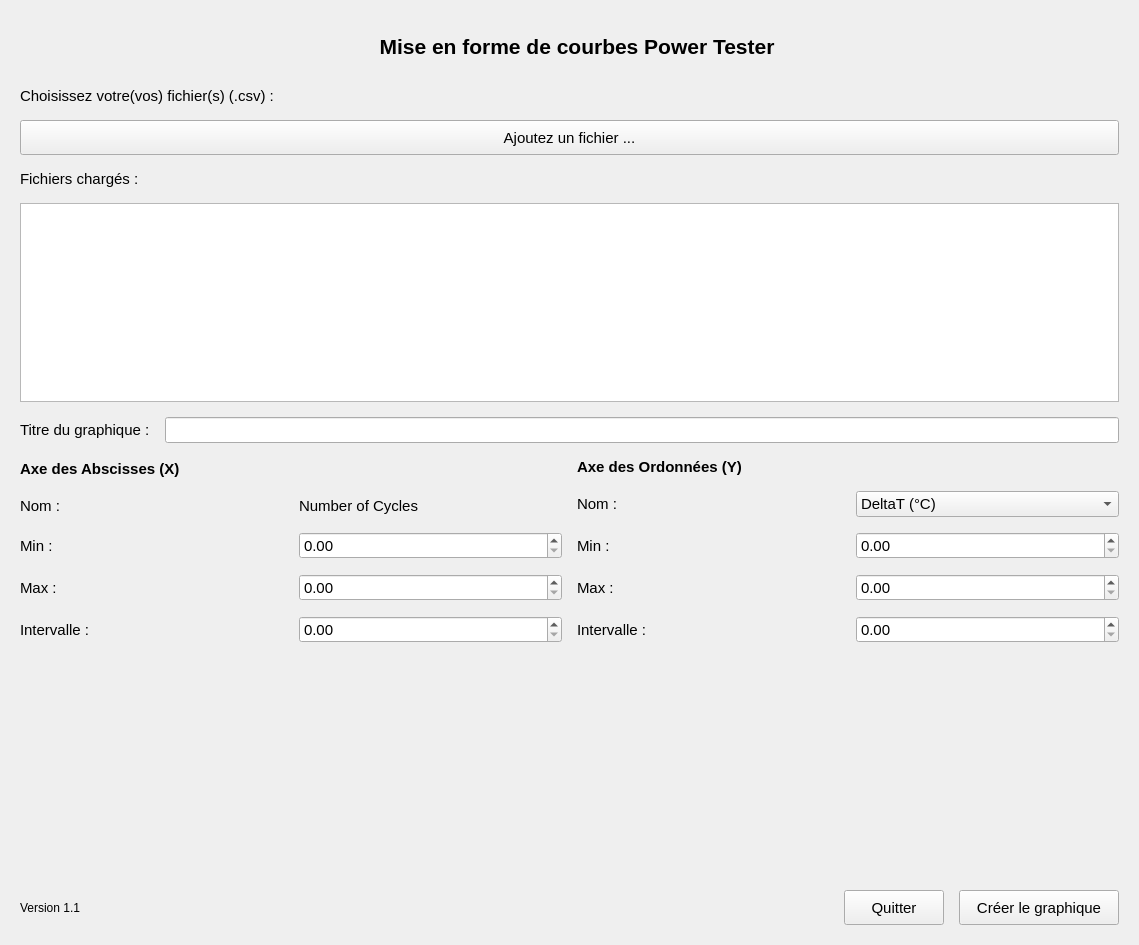
<?xml version="1.0" encoding="UTF-8"?>
<ui version="4.0">
 <class>MainWindow</class>
 <widget class="QMainWindow" name="MainWindow">
  <property name="geometry">
   <rect>
    <x>0</x>
    <y>0</y>
    <width>1139</width>
    <height>945</height>
   </rect>
  </property>
  <property name="windowTitle">
   <string>Analyseur Power Tester</string>
  </property>
  <widget class="QWidget" name="centralwidget">
   <layout class="QVBoxLayout" name="mainVerticalLayout">
    <property name="spacing">
     <number>15</number>
    </property>
    <property name="leftMargin">
     <number>20</number>
    </property>
    <property name="topMargin">
     <number>20</number>
    </property>
    <property name="rightMargin">
     <number>20</number>
    </property>
    <property name="bottomMargin">
     <number>20</number>
    </property>
    <item>
     <layout class="QHBoxLayout" name="HLTitreApplication">
      <item>
       <widget class="QLabel" name="logoEntreprise">
        <property name="minimumSize">
         <size>
          <width>220</width>
          <height>52</height>
         </size>
        </property>
        <property name="maximumSize">
         <size>
          <width>220</width>
          <height>52</height>
         </size>
        </property>
        <property name="text">
         <string/>
        </property>
        <property name="pixmap">
         <pixmap>:/images/logo_entreprise.png</pixmap>
        </property>
        <property name="scaledContents">
         <bool>false</bool>
        </property>
        <property name="alignment">
         <set>Qt::AlignCenter</set>
        </property>
       </widget>
      </item>
      <item>
       <widget class="QLabel" name="textTitreAppli">
        <property name="sizePolicy">
         <sizepolicy hsizetype="Expanding" vsizetype="Preferred">
          <horstretch>0</horstretch>
          <verstretch>0</verstretch>
         </sizepolicy>
        </property>
        <property name="font">
         <font>
          <pointsize>16</pointsize>
          <weight>75</weight>
          <bold>true</bold>
         </font>
        </property>
        <property name="text">
         <string>Mise en forme de courbes Power Tester</string>
        </property>
        <property name="alignment">
         <set>Qt::AlignCenter</set>
        </property>
       </widget>
      </item>
      <item>
       <spacer name="HSTitreApplicationDroite">
        <property name="orientation">
         <enum>Qt::Horizontal</enum>
        </property>
        <property name="sizeType">
         <enum>QSizePolicy::Fixed</enum>
        </property>
        <property name="sizeHint" stdset="0">
         <size>
          <width>220</width>
          <height>20</height>
         </size>
        </property>
       </spacer>
      </item>
     </layout>
    </item>
    <item>
     <widget class="QLabel" name="textChoixFichier">
      <property name="font">
       <font>
        <pointsize>11</pointsize>
       </font>
      </property>
      <property name="text">
       <string>Choisissez votre(vos) fichier(s) (.csv) :</string>
      </property>
     </widget>
    </item>
    <item>
     <widget class="QPushButton" name="btnAjoutFichier">
      <property name="minimumSize">
       <size>
        <width>0</width>
        <height>35</height>
       </size>
      </property>
      <property name="font">
       <font>
        <pointsize>11</pointsize>
       </font>
      </property>
      <property name="text">
       <string>Ajoutez un fichier ...</string>
      </property>
     </widget>
    </item>
    <item>
     <layout class="QVBoxLayout" name="VLFichiers">
      <item>
       <widget class="QLabel" name="textListeFichier">
        <property name="font">
         <font>
          <pointsize>11</pointsize>
         </font>
        </property>
        <property name="text">
         <string>Fichiers chargés :</string>
        </property>
       </widget>
      </item>
      <item>
       <widget class="QListWidget" name="listFichiers">
        <property name="font">
         <font>
          <pointsize>11</pointsize>
         </font>
        </property>
        <property name="selectionMode">
         <enum>QAbstractItemView::NoSelection</enum>
        </property>
       </widget>
      </item>
     </layout>
    </item>
    <item>
     <layout class="QHBoxLayout" name="HLTitre">
      <item>
       <widget class="QLabel" name="textTitre">
        <property name="font">
         <font>
          <pointsize>11</pointsize>
         </font>
        </property>
        <property name="text">
         <string>Titre du graphique :</string>
        </property>
       </widget>
      </item>
      <item>
       <widget class="QLineEdit" name="editTitre">
        <property name="font">
         <font>
          <pointsize>11</pointsize>
         </font>
        </property>
       </widget>
      </item>
     </layout>
    </item>
    <item>
     <layout class="QHBoxLayout" name="HLGrandeur">
      <item>
       <layout class="QVBoxLayout" name="VLAbscisse">
        <item>
         <widget class="QLabel" name="textAbscisse">
          <property name="font">
           <font>
            <pointsize>11</pointsize>
            <weight>75</weight>
            <bold>true</bold>
           </font>
          </property>
          <property name="text">
           <string>Axe des Abscisses (X)</string>
          </property>
         </widget>
        </item>
        <item>
         <layout class="QHBoxLayout" name="HLNomAbs">
          <item>
           <widget class="QLabel" name="textNomAbs">
            <property name="font">
             <font>
              <pointsize>11</pointsize>
             </font>
            </property>
            <property name="text">
             <string>Nom :</string>
            </property>
           </widget>
          </item>
          <item>
           <widget class="QLabel" name="textLegendeAbs">
            <property name="font">
             <font>
              <pointsize>11</pointsize>
             </font>
            </property>
            <property name="text">
             <string>Number of Cycles</string>
            </property>
           </widget>
          </item>
         </layout>
        </item>
        <item>
         <layout class="QHBoxLayout" name="HLMinAbs">
          <item>
           <widget class="QLabel" name="textMinAbs">
            <property name="font">
             <font>
              <pointsize>11</pointsize>
             </font>
            </property>
            <property name="text">
             <string>Min :</string>
            </property>
           </widget>
          </item>
          <item>
           <widget class="QDoubleSpinBox" name="spinnerMinAbs">
            <property name="font">
             <font>
              <pointsize>11</pointsize>
             </font>
            </property>
            <property name="maximum">
             <double>999999.000000000000000</double>
            </property>
           </widget>
          </item>
         </layout>
        </item>
        <item>
         <layout class="QHBoxLayout" name="HLMaxAbs">
          <item>
           <widget class="QLabel" name="textMaxAbs">
            <property name="font">
             <font>
              <pointsize>11</pointsize>
             </font>
            </property>
            <property name="text">
             <string>Max :</string>
            </property>
           </widget>
          </item>
          <item>
           <widget class="QDoubleSpinBox" name="spinnerMaxAbs">
            <property name="font">
             <font>
              <pointsize>11</pointsize>
             </font>
            </property>
            <property name="maximum">
             <double>999999.000000000000000</double>
            </property>
           </widget>
          </item>
         </layout>
        </item>
        <item>
         <layout class="QHBoxLayout" name="HLIntervalleAbs">
          <item>
           <widget class="QLabel" name="textIntervalleAbs">
            <property name="font">
             <font>
              <pointsize>11</pointsize>
             </font>
            </property>
            <property name="text">
             <string>Intervalle :</string>
            </property>
           </widget>
          </item>
          <item>
           <widget class="QDoubleSpinBox" name="spinnerIntervalleAbs">
            <property name="font">
             <font>
              <pointsize>11</pointsize>
             </font>
            </property>
            <property name="maximum">
             <double>999999.000000000000000</double>
            </property>
           </widget>
          </item>
         </layout>
        </item>
       </layout>
      </item>
      <item>
       <layout class="QVBoxLayout" name="VLOrdonnee">
        <item>
         <widget class="QLabel" name="textOrdonnee">
          <property name="font">
           <font>
            <pointsize>11</pointsize>
            <weight>75</weight>
            <bold>true</bold>
           </font>
          </property>
          <property name="text">
           <string>Axe des Ordonnées (Y)</string>
          </property>
         </widget>
        </item>
        <item>
         <layout class="QHBoxLayout" name="HLNomOrd">
          <item>
           <widget class="QLabel" name="textNomOrd">
            <property name="font">
             <font>
              <pointsize>11</pointsize>
             </font>
            </property>
            <property name="text">
             <string>Nom :</string>
            </property>
           </widget>
          </item>
          <item>
           <widget class="QComboBox" name="spinnerNomOrd">
            <property name="font">
             <font>
              <pointsize>11</pointsize>
             </font>
            </property>
            <item>
             <property name="text">
              <string>DeltaT (°C)</string>
             </property>
            </item>
            <item>
             <property name="text">
              <string>PowerStep (W)</string>
             </property>
            </item>
            <item>
             <property name="text">
              <string>TjMax (°C)</string>
             </property>
            </item>
            <item>
             <property name="text">
              <string>TjMin (°C)</string>
             </property>
            </item>
            <item>
             <property name="text">
              <string>Von (V)</string>
             </property>
            </item>
           </widget>
          </item>
         </layout>
        </item>
        <item>
         <layout class="QHBoxLayout" name="HLMinOrd">
          <item>
           <widget class="QLabel" name="textMinOrd">
            <property name="font">
             <font>
              <pointsize>11</pointsize>
             </font>
            </property>
            <property name="text">
             <string>Min :</string>
            </property>
           </widget>
          </item>
          <item>
           <widget class="QDoubleSpinBox" name="spinnerMinOrd">
            <property name="font">
             <font>
              <pointsize>11</pointsize>
             </font>
            </property>
            <property name="maximum">
             <double>999999.000000000000000</double>
            </property>
           </widget>
          </item>
         </layout>
        </item>
        <item>
         <layout class="QHBoxLayout" name="HLMaxOrd">
          <item>
           <widget class="QLabel" name="textMaxOrd">
            <property name="font">
             <font>
              <pointsize>11</pointsize>
             </font>
            </property>
            <property name="text">
             <string>Max :</string>
            </property>
           </widget>
          </item>
          <item>
           <widget class="QDoubleSpinBox" name="spinnerMaxOrd">
            <property name="font">
             <font>
              <pointsize>11</pointsize>
             </font>
            </property>
            <property name="maximum">
             <double>999999.000000000000000</double>
            </property>
           </widget>
          </item>
         </layout>
        </item>
        <item>
         <layout class="QHBoxLayout" name="HLIntervalleOrd">
          <item>
           <widget class="QLabel" name="textIntervalleOrd">
            <property name="font">
             <font>
              <pointsize>11</pointsize>
             </font>
            </property>
            <property name="text">
             <string>Intervalle :</string>
            </property>
           </widget>
          </item>
          <item>
           <widget class="QDoubleSpinBox" name="spinnerIntervalleOrd">
            <property name="font">
             <font>
              <pointsize>11</pointsize>
             </font>
            </property>
            <property name="maximum">
             <double>999999.000000000000000</double>
            </property>
           </widget>
          </item>
         </layout>
        </item>
       </layout>
      </item>
     </layout>
    </item>
    <item>
     <spacer name="HSSpace">
      <property name="orientation">
       <enum>Qt::Vertical</enum>
      </property>
      <property name="sizeHint" stdset="0">
       <size>
        <width>0</width>
        <height>0</height>
       </size>
      </property>
     </spacer>
    </item>
    <item>
     <layout class="QHBoxLayout" name="HLActions">
      <item>
       <widget class="QLabel" name="textIntervalleOrd">
        <property name="text">
         <string>Version 1.1</string>
        </property>
       </widget>
      </item>
      <item>
       <spacer name="horizontalSpacer_Actions">
        <property name="orientation">
         <enum>Qt::Horizontal</enum>
        </property>
        <property name="sizeHint" stdset="0">
         <size>
          <width>0</width>
          <height>0</height>
         </size>
        </property>
       </spacer>
      </item>
      <item>
       <widget class="QPushButton" name="btnQuitter">
        <property name="minimumSize">
         <size>
          <width>100</width>
          <height>35</height>
         </size>
        </property>
        <property name="font">
         <font>
          <pointsize>11</pointsize>
         </font>
        </property>
        <property name="text">
         <string>Quitter</string>
        </property>
       </widget>
      </item>
      <item>
       <widget class="QPushButton" name="btnCreer">
        <property name="minimumSize">
         <size>
          <width>160</width>
          <height>35</height>
         </size>
        </property>
        <property name="font">
         <font>
          <pointsize>11</pointsize>
          <weight>50</weight>
          <bold>false</bold>
         </font>
        </property>
        <property name="text">
         <string>Créer le graphique</string>
        </property>
       </widget>
      </item>
     </layout>
    </item>
   </layout>
  </widget>
 </widget>
 <resources/>
 <connections/>
</ui>
